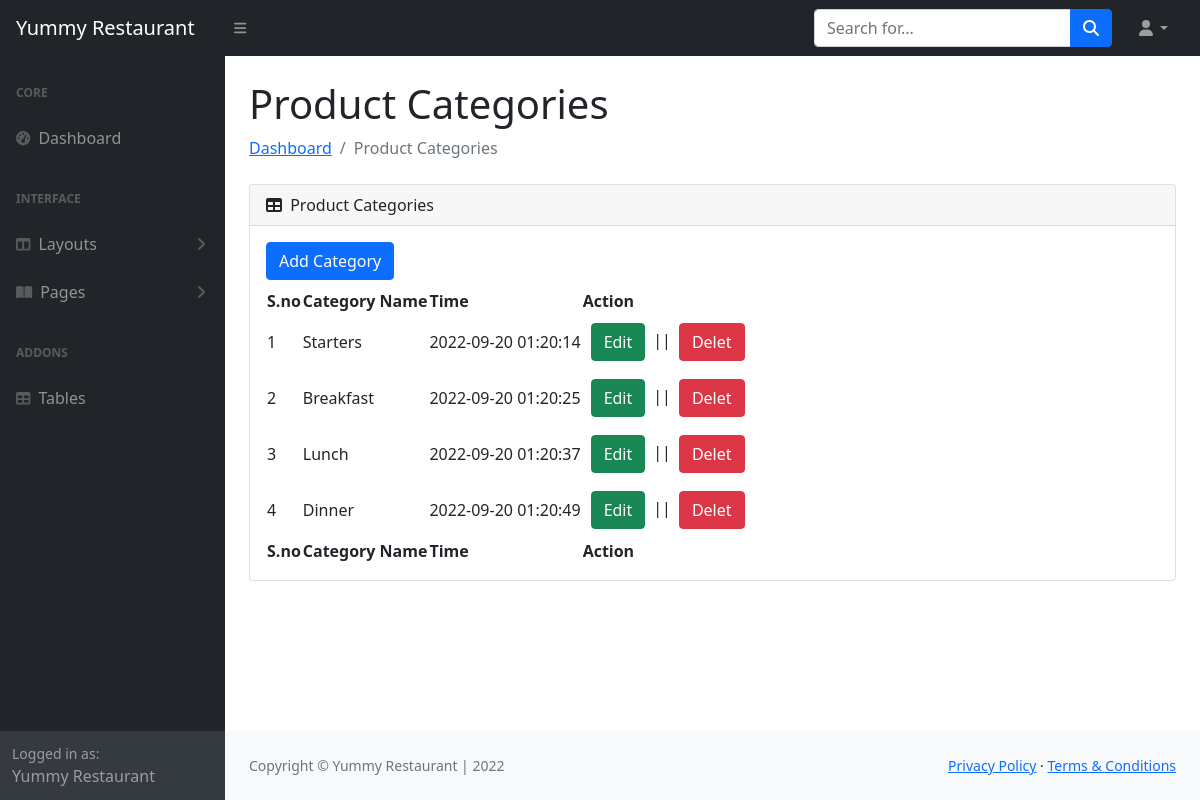
The page /admin_panel/php/category.php (signed in) on the database as committed earlier.
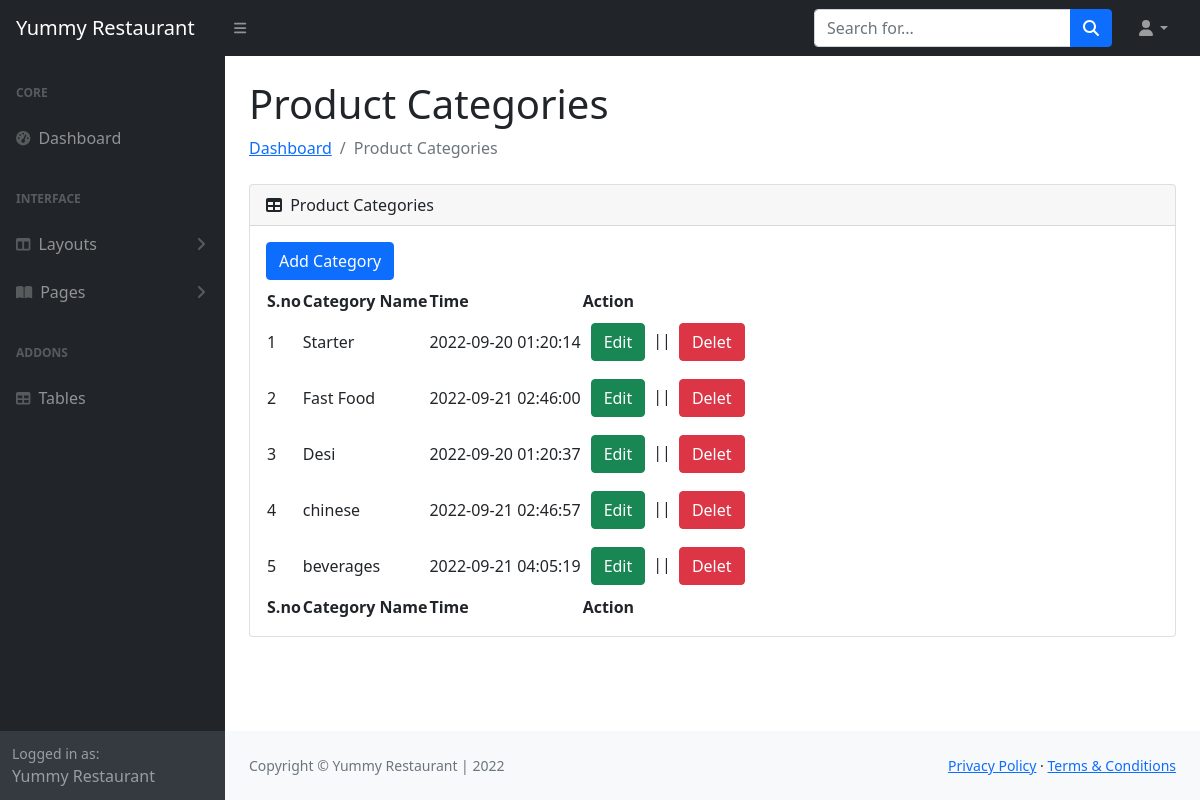
The same page on the database as committed later.
### tables this page shows
CREATE TABLE `category` (
  `id` int(11) NOT NULL,
  `cat_name` varchar(50) NOT NULL,
  `time` datetime NOT NULL DEFAULT current_timestamp()
);

### admin_panel/php/category.php (the view, shortened to what this page needs)
<!DOCTYPE html>
<html lang="en">
<head>
    <link href="https://cdn.jsdelivr.net/npm/simple-datatables@latest/dist/style.css" rel="stylesheet" />
    <link href="../css/styles.css" rel="stylesheet" />
</head>
<body class="sb-nav-fixed">
    <nav class="sb-topnav navbar navbar-expand navbar-dark bg-dark">
        <a class="navbar-brand ps-3" href="../index.php">Yummy Restaurant</a>
        <button class="btn btn-link btn-sm order-1 order-lg-0 me-4 me-lg-0" id="sidebarToggle" href="#!"><i
                class="fas fa-bars"></i></button>
        <form class="d-none d-md-inline-block form-inline ms-auto me-0 me-md-3 my-2 my-md-0">
            <div class="input-group">
                <input class="form-control" type="text" placeholder="Search for..." aria-label="Search for..."
                    aria-describedby="btnNavbarSearch" />
                <button class="btn btn-primary" id="btnNavbarSearch" type="button"><i
                        class="fas fa-search"></i></button>
            </div>
        </form>
        <ul class="navbar-nav ms-auto ms-md-0 me-3 me-lg-4">
            <li class="nav-item dropdown">
                <a class="nav-link dropdown-toggle" id="navbarDropdown" href="#" role="button" data-bs-toggle="dropdown"
                    aria-expanded="false"><i class="fas fa-user fa-fw"></i></a>
            </li>
        </ul>
    </nav>
    <div id="layoutSidenav">
        <div id="layoutSidenav_nav">
            <nav class="sb-sidenav accordion sb-sidenav-dark" id="sidenavAccordion">
                <div class="sb-sidenav-menu">
                    <div class="nav">
                        <div class="sb-sidenav-menu-heading">Core</div>
                        <a class="nav-link" href="../index.php">
                            <div class="sb-nav-link-icon"><i class="fas fa-tachometer-alt"></i></div>
                            Dashboard
                        </a>
                        <div class="sb-sidenav-menu-heading">Interface</div>
                        <a class="nav-link collapsed" href="#" data-bs-toggle="collapse"
                            data-bs-target="#collapseLayouts" aria-expanded="false" aria-controls="collapseLayouts">
                            <div class="sb-nav-link-icon"><i class="fas fa-columns"></i></div>
                            Layouts
                            <div class="sb-sidenav-collapse-arrow"><i class="fas fa-angle-down"></i></div>
                        </a>
                        <a class="nav-link collapsed" href="#" data-bs-toggle="collapse" data-bs-target="#collapsePages"
                            aria-expanded="false" aria-controls="collapsePages">
                            <div class="sb-nav-link-icon"><i class="fas fa-book-open"></i></div>
                            Pages
                            <div class="sb-sidenav-collapse-arrow"><i class="fas fa-angle-down"></i></div>
                        </a>
                        <div class="sb-sidenav-menu-heading">Addons</div>
                        <a class="nav-link" href="../tables.php">
                            <div class="sb-nav-link-icon"><i class="fas fa-table"></i></div>
                            Tables
                        </a>
                    </div>
                </div>
                <div class="sb-sidenav-footer">
                    <div class="small">Logged in as:</div>
                    Yummy Restaurant
                </div>
            </nav>
        </div>
        <div id="layoutSidenav_content">
            <main>
                <div class="container-fluid px-4">
                    <h1 class="mt-4">Product Categories</h1>
                    <ol class="breadcrumb mb-4">
                        <li class="breadcrumb-item"><a href="../index.php">Dashboard</a></li>
                        <li class="breadcrumb-item active">Product Categories</li>
                    </ol>
                    <div class="card mb-4">
                        <div class="card-header">
                            <i class="fas fa-table me-1"></i>
                            Product Categories
                        </div>
                        <div class="card-body">
                            <button class="mb-2 btn btn-primary"  data-bs-toggle="modal" data-bs-target="#addModal">Add Category</button>
                            <table id="datatablesSimple">
                                <thead>
                                    <tr>
                                        <th>S.no</th>
                                        <th>Category Name</th>
                                        <th>Time</th>
                                        <th>Action</th>
                                    </tr>
                                </thead>
                                <tfoot>
                                    <tr>
                                        <th>S.no</th>
                                        <th>Category Name</th>
                                        <th>Time</th>
                                        <th>Action</th>
                                    </tr>
                                </tfoot>
                                <tbody>
                                    <?php
                                        include "database.php";
                                        $sql = "SELECT * FROM `category`;";
                                        $result = mysqli_query($conn,$sql);
                                        $count = 1;
                                        while($data = mysqli_fetch_assoc($result)){
                                            echo '<tr>
                                            <td>'.$count.'</td>
                                            <td>' . $data['cat_name'] .'</td>
                                            <td>' . $data['time'] .'</td>
                                            ';
                                            echo " <td><span><button data-id=".$data['id']." class='btn btn-success my-2 mx-2 edit_btn' data-bs-toggle='modal' data-bs-target='#editModal'>Edit</button>||<a href='?delet=".$data['id']."' class='mx-2 btn btn-danger ' >Delet</a></span></td>
                                            </tr>";
                                          $count = $count +1;
                                        }
                                    ?>
                                </tbody>
                            </table>
                        </div>
                    </div>
                </div>
            </main>
            <footer class="py-4 bg-light mt-auto">
                <div class="container-fluid px-4">
                    <div class="d-flex align-items-center justify-content-between small">
                        <div class="text-muted">Copyright &copy; Yummy Restaurant | 2022</div>
                        <div>
                            <a href="#">Privacy Policy</a>
                            &middot;
                            <a href="#">Terms &amp; Conditions</a>
                        </div>
                    </div>
                </div>
            </footer>
        </div>
    </div>
</body>
</html>

Rows that differ between the two databases and show on the page:
removed category: cat_name "Breakfast", time "2022-09-20 01:20:25"
removed category: cat_name "Dinner", time "2022-09-20 01:20:49"
changed category: cat_name "Starters" → "Starter"
added category: cat_name "Fast Food", time "2022-09-21 02:46:00"
changed category: cat_name "Lunch" → "Desi"
added category: cat_name "chinese", time "2022-09-21 02:46:57"
added category: cat_name "beverages", time "2022-09-21 04:05:19"
